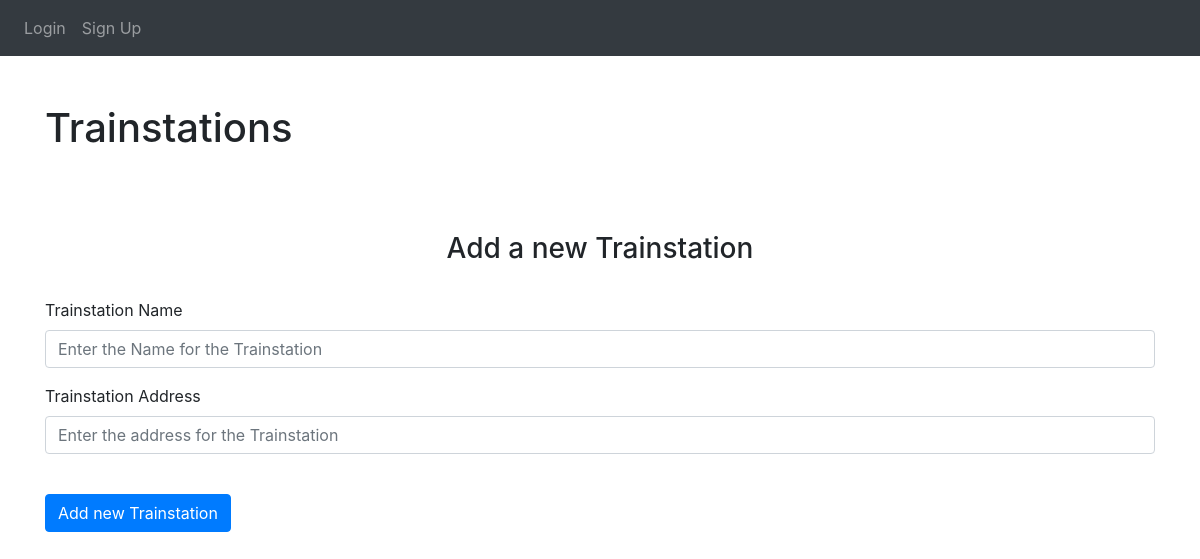
The app's page /all_trainstations, older data.
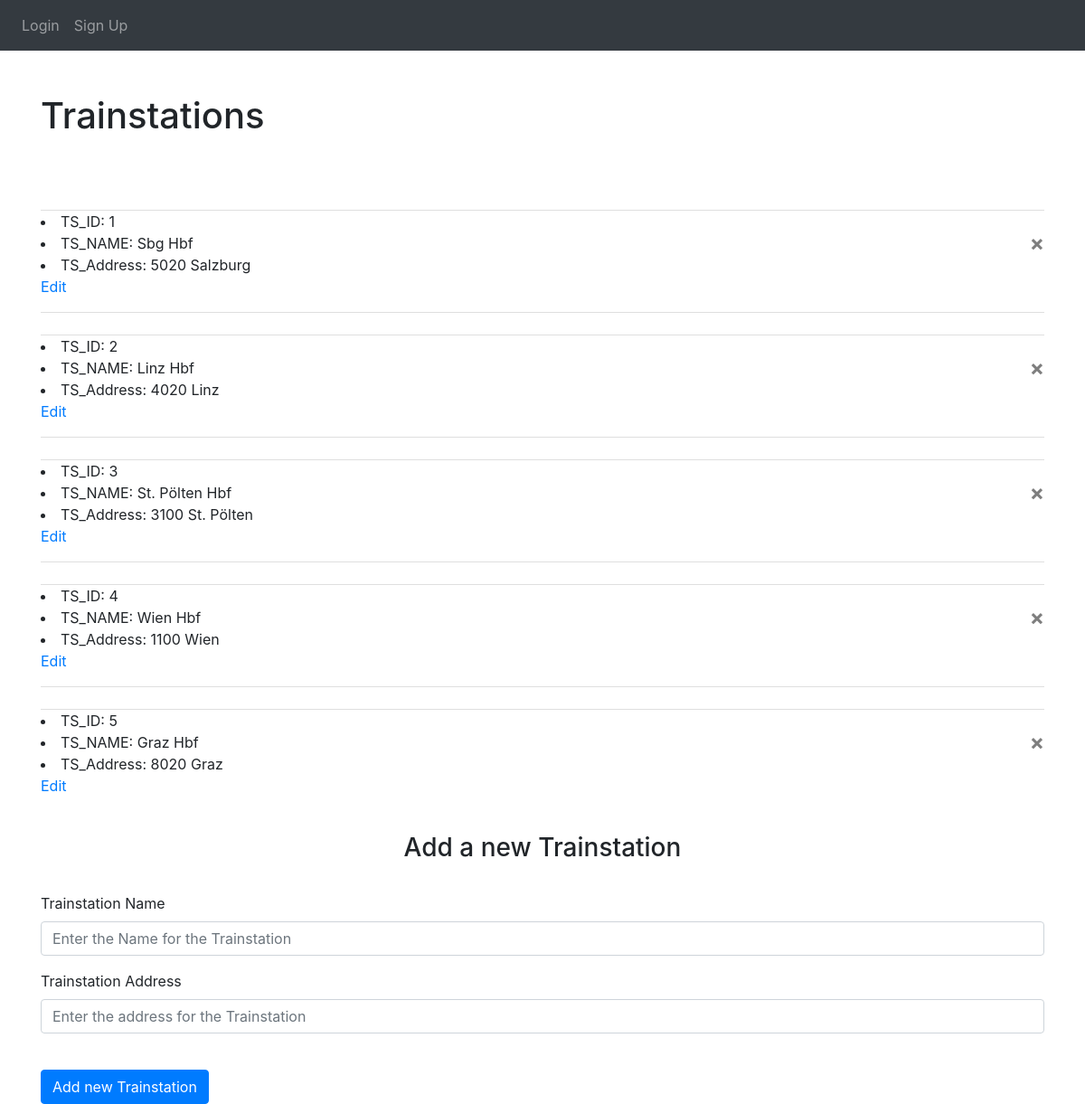
The same page, newer data.
### website/models.py (models this page shows, shortened)
class TrainstationModel(db.Model):
    id = db.Column(db.Integer, primary_key=True)
    name = db.Column(db.String(100), nullable=False)
    address = db.Column(db.String(100), nullable=False)

### website/views.py (the view, shortened to what this page needs)
@views.route('/all_trainstations', methods=['GET', 'POST'])
def get_all_trainstations():
    all_trainstations = TrainstationModel.query.all()
    return render_template("trainstations.html", user=current_user, all_trainstations=all_trainstations)

### website/templates/trainstations.html (shortened to what this page needs)
{% extends "base.html" %}
{% block content %}
    <h1 class="py-5">Trainstations</h1>
    <u1 class="list-group list-group-flush" id="trainstation-list">
        {% for ts in all_trainstations %}
            <li class="list-group-item">
                <li>
                    <span class="field-name">TS_ID:</span>
                    <span class="field-value">{{ ts.id }}</span>
                </li>
                <li>
                    <span class="field-name">TS_NAME:   </span>
                    <span class="field-value">{{ ts.name }}</span>
                    <button type="button" class="close" onClick="deleteTrainstation({{ ts.id }})">
                        <span aria-hidden="true">&times;</span>
                    </button>
                </li>
                <li>
                    <span class="field-name">TS_Address:</span>
                    <span class="field-value">{{ ts.address }}</span>
                    <p><a href="/edit_trainstations/{{ ts.id }}">Edit</a></p>
                </li>
            </li>
        {% endfor %}
    </u1>
<br />
<form method="POST">
  <h3 align="center">Add a new Trainstation</h3>
  <br />
  <div class="form-group">
    <label for="ts_name">Trainstation Name</label>
    <input
      type="text"
      class="form-control"
      id="ts_name"
      name="ts_name"
      placeholder="Enter the Name for the Trainstation"
    />
  </div>
  <div class="form-group">
    <label for="ts_address">Trainstation Address</label>
    <input
      type="text"
      class="form-control"
      id="ts_address"
      name="ts_address"
      placeholder="Enter the address for the Trainstation"
    />
  </div>
  <br />
  <button type="add" class="btn btn-primary">Add new Trainstation</button>
</form>
{% endblock %}

### website/templates/base.html (shortened to what this page needs)
<!DOCTYPE html>
<html>
  <head>
    <link
      rel="stylesheet"
      href="https://stackpath.bootstrapcdn.com/bootstrap/4.4.1/css/bootstrap.min.css"
    />
    <link
      rel="stylesheet"
      href="https://stackpath.bootstrapcdn.com/font-awesome/4.7.0/css/font-awesome.min.css"
    />
  </head>
  <body>
    <nav class="navbar navbar-expand-lg navbar-dark bg-dark">
      <div class="collapse navbar-collapse" id="navbar">
        <div class="navbar-nav">
          {% if user.is_authenticated %}
          <a class="nav-item nav-link" id="home" href="/">Home</a>
          <a class="nav-item nav-link" id="logout" href="/logout">Logout</a>
          <a class="nav-item nav-link" id="trainstations" href="/all_trainstations">Trainstations</a>
          <a class="nav-item nav-link" id="sections" href="/all_sections">Sections</a>
          <a class="nav-item nav-link" id="routes" href="/all_routes">Routes</a>
          <a class="nav-item nav-link" id="warnings" href="/all_warnings">Warnings</a>
          <a class="nav-item nav-link" id="users" href="/all_users">Users</a>
          {% else %}
          <a class="nav-item nav-link" id="login" href="/login">Login</a>
          <a class="nav-item nav-link" id="signUp" href="/sign-up">Sign Up</a>
          {% endif %}
        </div>
      </div>
    </nav>
    <div class="container">{% block content %} {% endblock %}</div>
  </body>
</html>

Row changes from the older to the newer data that the page shows:
added TrainstationModel: id "1", name "Sbg Hbf", address "5020 Salzburg"
added TrainstationModel: id "2", name "Linz Hbf", address "4020 Linz"
added TrainstationModel: id "3", name "St. Pölten Hbf", address "3100 St. Pölten"
added TrainstationModel: id "4", name "Wien Hbf", address "1100 Wien"
added TrainstationModel: id "5", name "Graz Hbf", address "8020 Graz"
